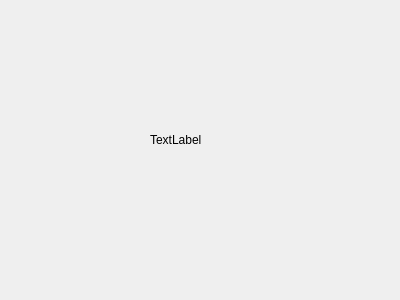
<?xml version="1.0" encoding="UTF-8"?>
<ui version="4.0">
 <class>cycle_Dialog</class>
 <widget class="QDialog" name="cycle_Dialog">
  <property name="geometry">
   <rect>
    <x>0</x>
    <y>0</y>
    <width>400</width>
    <height>300</height>
   </rect>
  </property>
  <property name="windowTitle">
   <string>Dialog</string>
  </property>
  <widget class="QLabel" name="label">
   <property name="geometry">
    <rect>
     <x>150</x>
     <y>130</y>
     <width>68</width>
     <height>19</height>
    </rect>
   </property>
   <property name="text">
    <string>TextLabel</string>
   </property>
  </widget>
 </widget>
 <resources/>
 <connections/>
</ui>
